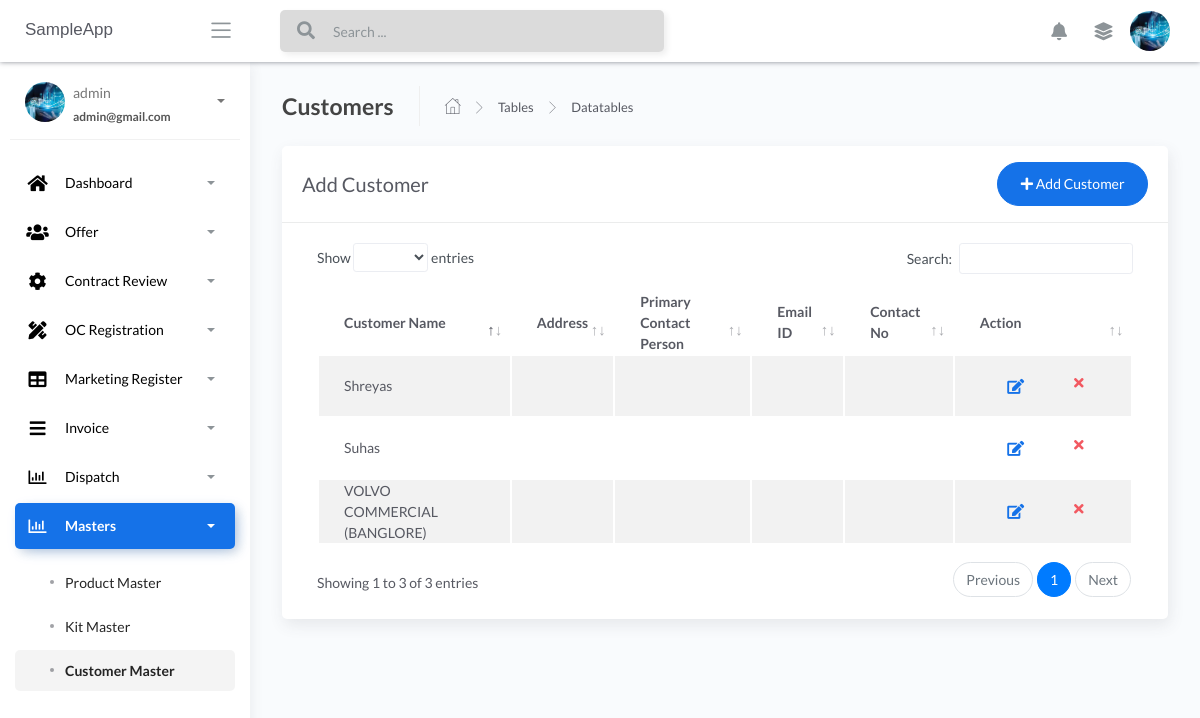
/Customer-masters (signed in), run on an earlier commit of the app's database.
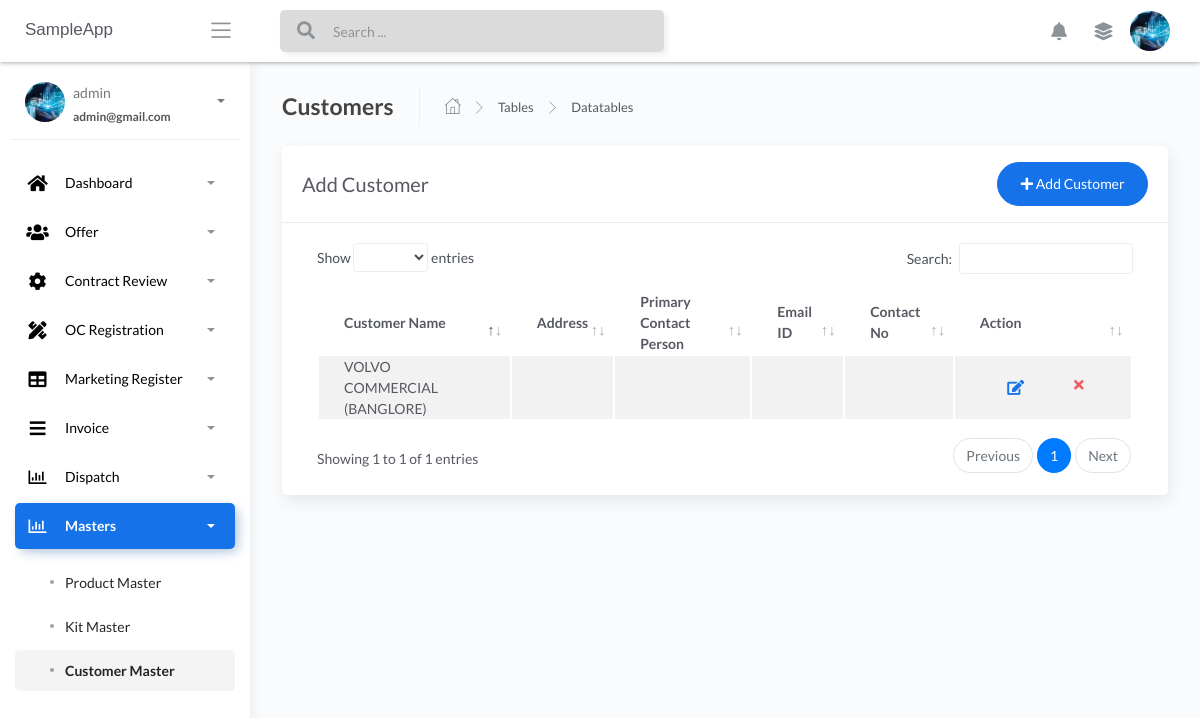
And on a later commit of the database.
### apps/authentication/models.py (models this page shows, shortened)
class Users(db.Model, UserMixin):
    __tablename__ = 'Users'
    id = db.Column(db.Integer, primary_key=True)
    username = db.Column(db.String(64), unique=True)
    email = db.Column(db.String(64), unique=True)
    password = db.Column(db.LargeBinary)

### apps/home/models.py (models this page shows, shortened)
class CustomerMaster(db.Model):
    __tablename__ = "customermaster"
    id = db.Column(db.Integer, primary_key=True)
    customer_name = db.Column(db.String())
    primary_contact_name = db.Column(db.String())
    secondary_contact_name = db.Column(db.String())
    email_id = db.Column(db.String())
    contact_number = db.Column(db.INT())
    pan_number = db.Column(db.String())
    gst_number = db.Column(db.String())
    address = db.Column(db.String())

### apps/home/routes.py (the view, shortened to what this page needs)
@blueprint.route('/Customer-masters', methods=['GET', 'POST'])
@login_required
def Customer_masters():
    if request.method == 'GET':
        users = CustomerMaster.query.all()
        return render_template('home/Customer-masters.html',users=users, segment='Customer-masters')

### apps/__init__.py (called while the page is built)
def configure_database(app):
    @app.before_first_request
    def initialize_database():
        db.create_all()
    @app.teardown_request
    def shutdown_session(exception=None):
        db.session.remove()

### apps/authentication/models.py (called while the page is built)
@login_manager.user_loader
def user_loader(id):
    return Users.query.filter_by(id=id).first()

### apps/templates/home/Customer-masters.html (shortened to what this page needs)
{% extends "layouts/base.html" %}
{% block content %}
	<div class="content">
		<div class="page-inner">
			<div class="page-header">
				<h4 class="page-title">Customers</h4>
				<ul class="breadcrumbs">
					<li class="nav-home">
						<a href="#">
							<i class="flaticon-home"></i>
						</a>
					</li>
					<li class="separator">
						<i class="flaticon-right-arrow"></i>
					</li>
					<li class="nav-item">
						<a href="#">Tables</a>
					</li>
					<li class="separator">
						<i class="flaticon-right-arrow"></i>
					</li>
					<li class="nav-item">
						<a href="#">Datatables</a>
					</li>
				</ul>
			</div>
			<div class="row">
				<div class="col-md-12">
					<div class="card">
						<div class="card-header">
							<div class="d-flex align-items-center">
								<h4 class="card-title">Add Customer</h4>
								<button class="btn btn-primary btn-round ml-auto" data-toggle="modal" data-target="#addRowModal">
									<i class="fa fa-plus"></i>
									Add Customer
								</button>
							</div>
						</div>
						<div class="card-body">
							<div class="table-responsive">
								<table id="add-row" class="display table table-striped table-hover" >
									<thead>
										<tr>
											<th>Customer Name</th>
											<th>Address</th>
                                            <th>Primary Contact Person</th>
											<th>Email ID</th>
											<th>Contact No</th>
											<th style="width: 10%">Action</th>
										</tr>
									</thead>
									<tbody>
									{% for user in users %}
											<tr
											{% if loop.index %2==0 %}
											{% else %}
											{% endif %}
											>
											<td>{{user.customer_name}}</td>
											<td>{{user.address}}</td>
											<td>{{user.primary_contact_name}}</td>
											<td>{{user.email_id}}</td>
											<td>{{user.contact_number}}</td>
											<td>
											<div class="form-button-action">
											<span style="font-size: 24px;color:green;">
											<a href="/{{user.id}}/editcustomer" type="button" data-toggle="tooltip" title="" class="btn btn-link btn-primary btn-lg" data-original-title="Edit Task"> <i class="fas fa-edit" ></i></a>
											</span>
											<span style="font-size: 24px;color:red;">
											<a href="/{{user.id}}/deletecustomer" type="button" data-toggle="tooltip" title="" class="btn btn-link btn-danger" data-original-title="Remove"> <i class="fas fa-times"></i></a>
											</span>
											</div>
											</td>
										</tr>
									{% endfor %}
									</tbody>
								</table>
							</div>
						</div>
					</div>
				</div>
			</div>
		</div>
	</div>
{% endblock content %}

### apps/templates/layouts/base.html (shortened to what this page needs)
<!DOCTYPE html>
<html lang="en">
<head>
	<link rel="stylesheet" href="/static/assets/css/bootstrap.min.css">
	<link rel="stylesheet" href="/static/assets/css/atlantis.min.css">
</head>
<body data-background-color="white">
	<div class="wrapper">
        {% include 'includes/navigation.html' %}
        {% include 'includes/sidebar.html' %}
		<div class="main-panel">
			{% block content %}{% endblock content %}
		</div>
	</div>
</body>
</html>

### apps/templates/includes/navigation.html (shortened to what this page needs)
		<div class="main-header">
			<div class="logo-header" data-background-color="white">
				<a href="" class="logo">
					<h style="font-family: Arial">SampleApp</h>
				</a>
				<div class="nav-toggle">
					<button class="btn btn-toggle toggle-sidebar">
						<i class="icon-menu"></i>
					</button>
				</div>
			</div>
			<nav class="navbar navbar-header navbar-expand-lg" data-background-color="white">
				{% if current_user.is_authenticated %}
				<div class="container-fluid">
					<div class="collapse" id="search-nav">
						<form class="navbar-left navbar-form nav-search mr-md-3">
							<div class="input-group">
								<div class="input-group-prepend">
									<button type="submit" class="btn btn-search pr-1">
										<i class="fa fa-search search-icon"></i>
									</button>
								</div>
								<input type="text" placeholder="Search ..." class="form-control">
							</div>
						</form>
					</div>
					<ul class="navbar-nav topbar-nav ml-md-auto align-items-center">
						<li class="nav-item dropdown hidden-caret">
							<a class="nav-link dropdown-toggle" href="#" id="notifDropdown" role="button" data-toggle="dropdown" aria-haspopup="true" aria-expanded="false">
								<i class="fa fa-bell"></i>
							</a>
						</li>
						<li class="nav-item dropdown hidden-caret">
							<a class="nav-link" data-toggle="dropdown" href="#" aria-expanded="false">
								<i class="fas fa-layer-group"></i>
							</a>
						</li>
						<li class="nav-item dropdown hidden-caret">
							<a class="dropdown-toggle profile-pic" data-toggle="dropdown" href="#" aria-expanded="false">
								<div class="avatar-sm">
									<img src="/static/assets/img/download.jpg" alt="..." class="avatar-img rounded-circle">
								</div>
							</a>
						</li>
					</ul>
				</div>
				{% endif %}
			</nav>
        </div>

### apps/templates/includes/sidebar.html (shortened to what this page needs)
		<div class="sidebar sidebar-style-2" data-background-color="white">
			<div class="sidebar-wrapper scrollbar scrollbar-inner">
				<div class="sidebar-content">
				{% if current_user.is_authenticated %}
					<div class="user">
						<div class="avatar-sm float-left mr-2">
							<img src="/static/assets/img/download.jpg" alt="..." class="avatar-img rounded-circle">
						</div>
						<div class="info">
							<a data-toggle="collapse" href="#collapseExample" aria-expanded="true">
								<span>
									{{ current_user.username }}
									<span class="user-level">
										{{ current_user.email }}
									</span>
									<span class="caret"></span>
								</span>
							</a>
						</div>
					</div>
					<ul class="nav nav-primary">
						<li class="nav-item {% if 'dashboard' in segment %} active {% endif %}">
							<a data-toggle="collapse" href="#dashboard" aria-expanded="false">
								<i style="color:black;" class="fas fa-home"></i>
								<p style="color:black;">Dashboard</p>
								<span class="caret"></span>
							</a>
						</li>
						<li class="nav-item {% if 'offer-' in segment %} active {% endif %}">
							<a data-toggle="collapse" href="#base">
								<i  style="color:black;" class="fas fa-users"></i>
								<p  style="color:black;">Offer</p>
								<span class="caret"></span>
							</a>
						</li>
						<li class="nav-item {% if 'configs' in segment %} active {% endif %}">
							<a data-toggle="collapse" href="#sidebarLayouts">
								<i  style="color:black;" class="fas fa-cog"></i>
								<p  style="color:black;">Contract Review</p>
								<span class="caret"></span>
							</a>
						</li>
						<li class="nav-item {% if 'trade' in segment %} active {% endif %}">
							<a data-toggle="collapse" href="#trades">
								<i  style="color:black;" class="fas fa-pencil-ruler"></i>
								<p  style="color:black;">OC Registration</p>
								<span class="caret"></span>
							</a>
						</li>
						<li class="nav-item {% if 'orderbook' in segment %} active {% endif %}">
							<a data-toggle="collapse" href="#orderbook">
								<i  style="color:black;" class="fas fa-table"></i>
								<p  style="color:black;">Marketing Register</p>
								<span class="caret"></span>
							</a>
						</li>
						<li class="nav-item {% if 'logs' in segment %} active {% endif %}">
							<a data-toggle="collapse" href="#logs">
								<i  style="color:black;" class="fas fa-bars"></i>
								<p  style="color:black;">Invoice</p>
								<span class="caret"></span>
							</a>
						</li>
						<li class="nav-item {% if 'analysis' in segment %} active {% endif %}">
							<a data-toggle="collapse" href="#analysis">
								<i  style="color:black;" class="far fa-chart-bar"></i>
								<p  style="color:black;">Dispatch</p>
								<span class="caret"></span>
							</a>
						</li>
						<li class="nav-item {% if 'masters' in segment %} active {% endif %}">
							<a data-toggle="collapse" href="#masters">
								<i  style="color:black;" class="far fa-chart-bar"></i>
								<p  style="color:black;">Masters</p>
								<span class="caret"></span>
							</a>
							<div class="collapse {% if 'masters' in segment %} show {% endif %}" id="masters">
								<ul class="nav nav-collapse">
									<li class="{% if 'Product-masters' in segment %} active {% endif %}">
										<a href="/Product-masters">
											<span  style="color:black;" class="sub-item">Product Master</span>
										</a>
									</li>
									<li class="{% if 'Kit-masters' in segment %} active {% endif %}">
										<a href="/Kit-masters">
											<span  style="color:black;"class="sub-item">Kit Master</span>
										</a>
									</li>
									<li class="{% if 'Customer-masters' in segment %} active {% endif %}">
										<a href="/Customer-masters">
											<span  style="color:black;" class="sub-item">Customer Master</span>
										</a>
									</li>
								</ul>
							</div>
						</li>
					</ul>
				{% endif %}
				</div>
			</div>
		</div>

What changed in the data, as far as the page shows it:
removed CustomerMaster: customer_name "Shreyas"
removed CustomerMaster: customer_name "Suhas"
Also different on the page:
text written by a page script: "Show entries Search: Showing 1 to 3 of 3 entries Previous 1 Next" → "Show entries Search: Showing 1 to 1 of 1 entries Previous 1 Next"
